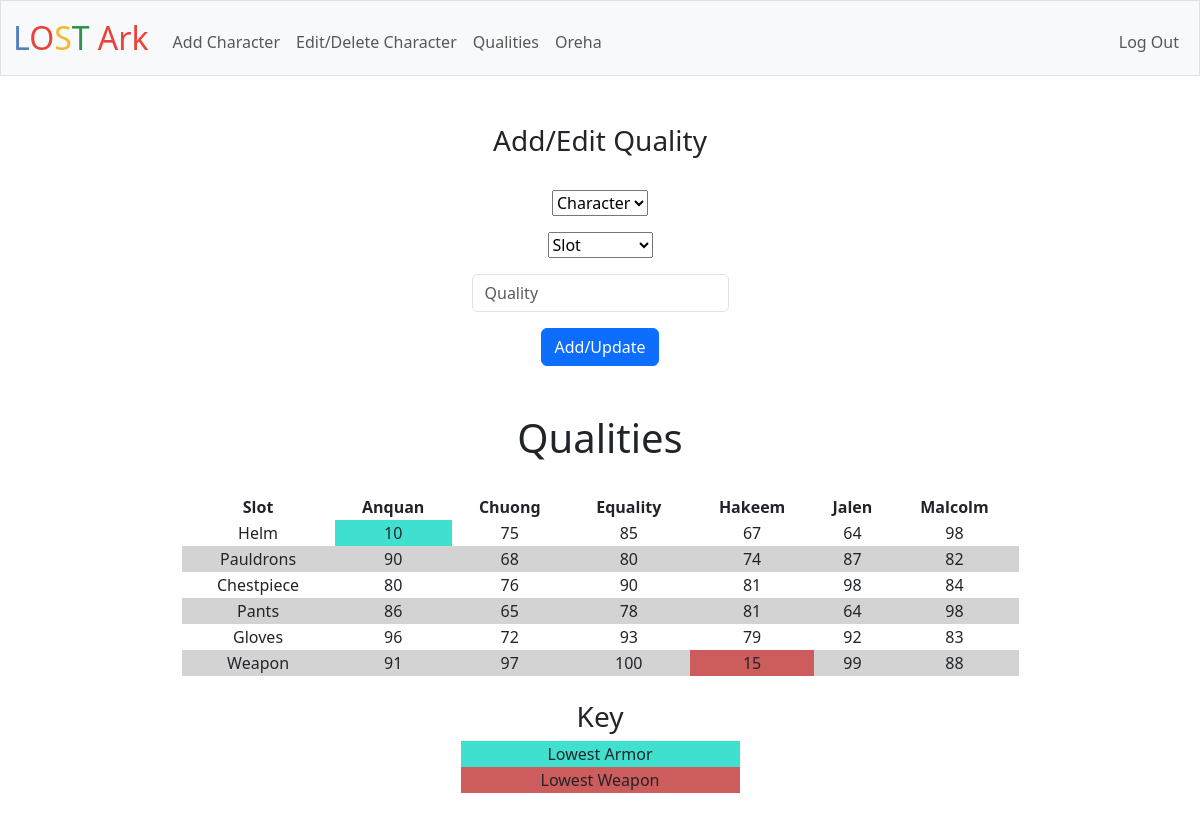
/qualities (signed in), run on the app's committed database.
### tables this page shows
CREATE TABLE characters (id INTEGER PRIMARY KEY AUTOINCREMENT NOT NULL, user_id INTEGER NOT NULL, name TEXT NOT NULL, class TEXT NOT NULL, item_level NUMERIC NOT NULL, FOREIGN KEY (user_id) REFERENCES users(id));

### app.py (the view)
@app.route("/qualities", methods=["GET", "POST"])
@login_required
def qualities():
    qualities = db.execute("SELECT * FROM qualities")
    characters_raw_list = db.execute("SELECT name FROM characters")
    characters_list = []
    for _ in characters_raw_list:
        characters_list.append(_["name"])
    slots = ["Helm", "Pauldrons", "Chestpiece", "Pants", "Gloves", "Weapon"]
    helm_qualities_raw_list = db.execute(
        "SELECT quality FROM qualities WHERE slot='Helm' ORDER BY character_name ASC")
    helm_qualities_list = []
    for _ in helm_qualities_raw_list:
        helm_qualities_list.append(_["quality"])
    pauldrons_qualities_raw_list = db.execute(
        "SELECT quality FROM qualities WHERE slot='Pauldrons' ORDER BY character_name ASC")
    pauldrons_qualities_list = []
    for _ in pauldrons_qualities_raw_list:
        pauldrons_qualities_list.append(_["quality"])
    chestpiece_qualities_raw_list = db.execute(
        "SELECT quality FROM qualities WHERE slot='Chestpiece' ORDER BY character_name ASC")
    chestpiece_qualities_list = []
    for _ in chestpiece_qualities_raw_list:
        chestpiece_qualities_list.append(_["quality"])
    pants_qualities_raw_list = db.execute(
        "SELECT quality FROM qualities WHERE slot='Pants' ORDER BY character_name ASC")
    pants_qualities_list = []
    for _ in pants_qualities_raw_list:
        pants_qualities_list.append(_["quality"])
    gloves_qualities_raw_list = db.execute(
        "SELECT quality FROM qualities WHERE slot='Gloves' ORDER BY character_name ASC")
    gloves_qualities_list = []
    for _ in gloves_qualities_raw_list:
        gloves_qualities_list.append(_["quality"])
    weapon_qualities_raw_list = db.execute(
        "SELECT quality FROM qualities WHERE slot='Weapon' ORDER BY character_name ASC")
    weapon_qualities_list = []
    for _ in weapon_qualities_raw_list:
        weapon_qualities_list.append(_["quality"])
    lowest_weapon_quality = min(weapon_qualities_list)
    lowest_armor_quality = min(helm_qualities_list + pauldrons_qualities_list +
                               chestpiece_qualities_list + pants_qualities_list + gloves_qualities_list)
    qualities_render_return = render_template("qualities.html", qualities=qualities, characters_list=characters_list, slots=slots, helm_qualities_list=helm_qualities_list, pauldrons_qualities_list=pauldrons_qualities_list,
                                              chestpiece_qualities_list=chestpiece_qualities_list, pants_qualities_list=pants_qualities_list, gloves_qualities_list=gloves_qualities_list, weapon_qualities_list=weapon_qualities_list,
                                              lowest_weapon_quality=lowest_weapon_quality, lowest_armor_quality=lowest_armor_quality)
    if request.method == "POST":
        if not request.form.get("character"):
            flash(f"Please Select A Character")
            return redirect("/qualities")
        elif not request.form.get("slot"):
            flash(f"Please Select A Slot")
            return redirect("/qualities")
        elif not request.form.get("quality"):
            flash(f"Please Fill Enter A Quality")
            return redirect("/qualities")
        try:
            if int(request.form.get("quality")) < 0 or int(request.form.get("quality")) % 1 != 0 or int(request.form.get("quality")) > 100 or int(request.form.get("quality")) < 1:
                flash(f"Please Enter A Positive Integer Between 1 And 100")
                return redirect("/qualities")
        except ValueError:
            flash(f"Please Enter A Positive Integer Between 1 And 100")
            return redirect("/qualities")
        rows = db.execute(
            "SELECT * FROM qualities WHERE character_name = ? AND slot = ?", request.form.get("character"), request.form.get("slot"))
        if len(rows) == 1:
            db.execute("UPDATE qualities SET quality = ? WHERE character_name = ? AND slot = ?", int(
                request.form.get("quality")), request.form.get("character"), request.form.get("slot"))
        else:
            db.execute("INSERT INTO qualities (quality, character_name, slot) VALUES (?, ?, ?)", int(
                request.form.get("quality")), request.form.get("character"), request.form.get("slot"))
        return redirect("/qualities")
    else:
        return qualities_render_return

### app.py (called while the page is built)
@app.after_request
def after_request(response):
    response.headers["Cache-Control"] = "no-cache, no-store, must-revalidate"
    response.headers["Expires"] = 0
    response.headers["Pragma"] = "no-cache"
    return response

### helpers.py (called while the page is built)
def login_required(f):
    @wraps(f)
    def decorated_function(*args, **kwargs):
        if session.get("user_id") is None:
            return redirect("/login")
        return f(*args, **kwargs)
    return decorated_function

### templates/qualities.html (shortened to what this page needs)
{% extends "layout.html" %}
{% block main %}
    <h3>Add/Edit Quality</h3>
    <br>
    <form action="/qualities" method="post">
        <div class="mb-3">
            <select name="character">
                <option disabled selected value="">Character</option>
            </select>
        </div>
        <div class="mb-3">
            <select name="slot">
                <option disabled selected value="">Slot</option>
            </select>
        </div>
        <div class="mb-3">
            <input autocomplete="off" class="form-control mx-auto w-auto" name="quality" placeholder="Quality" type="text">
        </div>
        <button class="btn btn-primary" type="submit">Add/Update</button>
    </form>
    <br><br>
    <h1>Qualities</h1>
    <br>
    <table class="center" style="width:75%">
        <thead>
            <tr>
                <th>Slot</th>
                {% for character in characters_list %}
                <th>{{ character }}</th>
                {% endfor %}
            </tr>
        </thead>
        <tbody>
            <tr>
                <td>Helm</td>
                {% for helm_quality in helm_qualities_list %}
                <td {% if helm_quality == lowest_armor_quality %} class="lowest_armor" {% endif %}>{{ helm_quality }}</td>
                {% endfor %}
            </tr>
            <tr>
                <td>Pauldrons</td>
                {% for pauldrons_quality in pauldrons_qualities_list %}
                <td {% if pauldrons_quality == lowest_armor_quality %} class="lowest_armor" {% endif %}>{{ pauldrons_quality }}</td>
                {% endfor %}
            </tr>
            <tr>
                <td>Chestpiece</td>
                {% for chestpiece_quality in chestpiece_qualities_list %}
                <td {% if chestpiece_quality == lowest_armor_quality %} class="lowest_armor" {% endif %}>{{ chestpiece_quality }}</td>
                {% endfor %}
            </tr>
            <tr>
                <td>Pants</td>
                {% for pants_quality in pants_qualities_list %}
                <td {% if pants_quality == lowest_armor_quality %} class="lowest_armor" {% endif %}>{{ pants_quality }}</td>
                {% endfor %}
            </tr>
            <tr>
                <td>Gloves</td>
                {% for gloves_quality in gloves_qualities_list %}
                <td {% if glove_quality == lowest_armor_quality %} class="lowest_armor" {% endif %}>{{ gloves_quality }}</td>
                {% endfor %}
            </tr>
            <tr>
                <td>Weapon</td>
                {% for weapon_quality in weapon_qualities_list %}
                <td {% if weapon_quality == lowest_weapon_quality %} class="lowest_weapon" {% endif %}>{{ weapon_quality }}</td>
                {% endfor %}
            </tr>
        </tbody>
    </table>
    <br>
    <h3>Key</h3>
    <table class="center" style="width:25%">
        <tr>
            <td class="lowest_armor">Lowest Armor</td>
        </tr>
        <tr>
            <td class="lowest_weapon">Lowest Weapon</td>
        </tr>
    </table>
{% endblock %}

### static/styles.css (style rules this page uses)
.center { margin-left: auto; margin-right: auto; }
tr:nth-child(odd) { background-color: white; }
tr:nth-child(even) { background-color: lightgrey; }
h1 { text-align:center; }
.lowest_weapon { background-color:indianred; }
.lowest_armor { background-color:turquoise; }

### data on the page
characters: name "Anquan"
characters: name "Chuong"
characters: name "Equality"
characters: name "Hakeem"
characters: name "Jalen"
characters: name "Malcolm"

### other printed values
{{ helm_quality }} "10" "75" "85" "67" "64" "98"
{{ pauldrons_quality }} "90" "68" "80" "74" "87" "82"
{{ chestpiece_quality }} "80" "76" "90" "81" "98" "84"
{{ pants_quality }} "86" "65" "78" "81" "64" "98"
{{ gloves_quality }} "96" "72" "93" "79" "92" "83"
{{ weapon_quality }} "91" "97" "100" "15" "99" "88"
